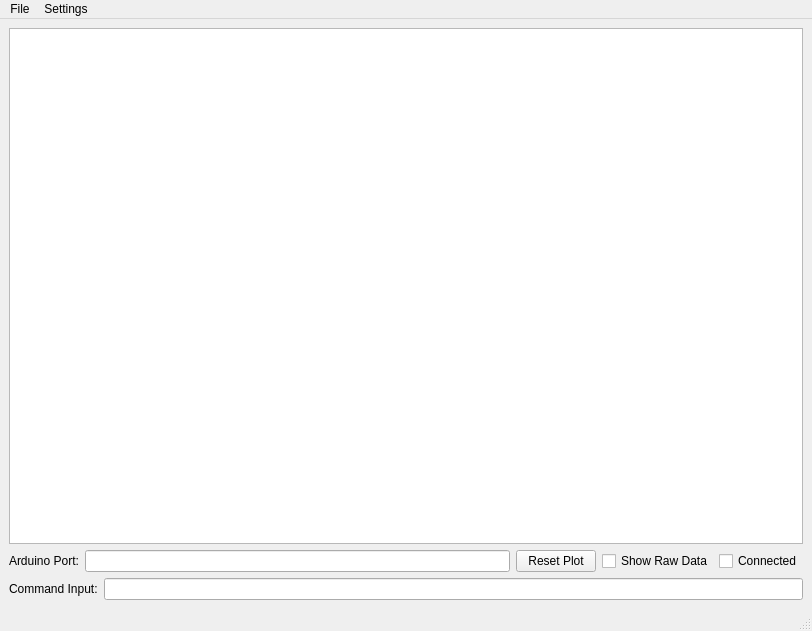
<?xml version="1.0" encoding="UTF-8"?>
<ui version="4.0">
 <class>ArduinoConsoleWindow</class>
 <widget class="QMainWindow" name="ArduinoConsoleWindow">
  <property name="geometry">
   <rect>
    <x>0</x>
    <y>0</y>
    <width>812</width>
    <height>631</height>
   </rect>
  </property>
  <property name="windowTitle">
   <string>Arduino Console</string>
  </property>
  <widget class="QWidget" name="centralwidget">
   <layout class="QVBoxLayout" name="verticalLayout">
    <item>
     <widget class="QPlainTextEdit" name="consoleOutput">
      <property name="toolTip">
       <string>Console area for showing text received from Arduino.</string>
      </property>
      <property name="horizontalScrollBarPolicy">
       <enum>Qt::ScrollBarAlwaysOff</enum>
      </property>
     </widget>
    </item>
    <item>
     <layout class="QHBoxLayout" name="buttonLayout"/>
    </item>
    <item>
     <layout class="QVBoxLayout" name="sliderLayout"/>
    </item>
    <item>
     <layout class="QHBoxLayout" name="ArduinoControlsLayout">
      <item>
       <widget class="QLabel" name="ArduinoPortLabel">
        <property name="text">
         <string>Arduino Port:</string>
        </property>
       </widget>
      </item>
      <item>
       <widget class="QLineEdit" name="ArduinoPortName"/>
      </item>
      <item>
       <widget class="QPushButton" name="resetPlotButton">
        <property name="text">
         <string>Reset Plot</string>
        </property>
       </widget>
      </item>
      <item>
       <widget class="QCheckBox" name="ArduinoRawSwitch">
        <property name="text">
         <string>Show Raw Data</string>
        </property>
       </widget>
      </item>
      <item>
       <widget class="QCheckBox" name="ArduinoConnectSwitch">
        <property name="text">
         <string>Connected</string>
        </property>
       </widget>
      </item>
     </layout>
    </item>
    <item>
     <layout class="QHBoxLayout" name="commandLineLayout">
      <item>
       <widget class="QLabel" name="commandLineLabel">
        <property name="text">
         <string>Command Input:</string>
        </property>
       </widget>
      </item>
      <item>
       <widget class="QLineEdit" name="commandLine">
        <property name="sizePolicy">
         <sizepolicy hsizetype="Expanding" vsizetype="Fixed">
          <horstretch>1</horstretch>
          <verstretch>0</verstretch>
         </sizepolicy>
        </property>
        <property name="toolTip">
         <string>Command line for entering text to send to Arduino.</string>
        </property>
       </widget>
      </item>
     </layout>
    </item>
   </layout>
  </widget>
  <widget class="QMenuBar" name="menubar">
   <property name="geometry">
    <rect>
     <x>0</x>
     <y>0</y>
     <width>812</width>
     <height>22</height>
    </rect>
   </property>
   <widget class="QMenu" name="menuTitle">
    <property name="title">
     <string>File</string>
    </property>
   </widget>
   <widget class="QMenu" name="menuSettings">
    <property name="title">
     <string>Settings</string>
    </property>
   </widget>
   <addaction name="menuTitle"/>
   <addaction name="menuSettings"/>
  </widget>
  <widget class="QStatusBar" name="statusbar"/>
 </widget>
 <resources/>
 <connections>
  <connection>
   <sender>ArduinoConnectSwitch</sender>
   <signal>toggled(bool)</signal>
   <receiver>ArduinoConsoleWindow</receiver>
   <slot>ArduinoConnectToggled(bool)</slot>
   <hints>
    <hint type="sourcelabel">
     <x>758</x>
     <y>549</y>
    </hint>
    <hint type="destinationlabel">
     <x>793</x>
     <y>606</y>
    </hint>
   </hints>
  </connection>
  <connection>
   <sender>ArduinoPortName</sender>
   <signal>returnPressed()</signal>
   <receiver>ArduinoConsoleWindow</receiver>
   <slot>ArduinoPortEntered()</slot>
   <hints>
    <hint type="sourcelabel">
     <x>350</x>
     <y>556</y>
    </hint>
    <hint type="destinationlabel">
     <x>340</x>
     <y>607</y>
    </hint>
   </hints>
  </connection>
  <connection>
   <sender>commandLine</sender>
   <signal>returnPressed()</signal>
   <receiver>ArduinoConsoleWindow</receiver>
   <slot>commandEntered()</slot>
   <hints>
    <hint type="sourcelabel">
     <x>411</x>
     <y>579</y>
    </hint>
    <hint type="destinationlabel">
     <x>204</x>
     <y>28</y>
    </hint>
   </hints>
  </connection>
  <connection>
   <sender>resetPlotButton</sender>
   <signal>clicked()</signal>
   <receiver>ArduinoConsoleWindow</receiver>
   <slot>resetPlotPressed()</slot>
   <hints>
    <hint type="sourcelabel">
     <x>517</x>
     <y>549</y>
    </hint>
    <hint type="destinationlabel">
     <x>532</x>
     <y>607</y>
    </hint>
   </hints>
  </connection>
 </connections>
 <slots>
  <slot>commandEntered(QString)</slot>
  <slot>resetPressed()</slot>
  <slot>ArduinoConnectToggled(bool)</slot>
  <slot>ArduinoPortEntered()</slot>
  <slot>resetPlotPressed()</slot>
 </slots>
</ui>
